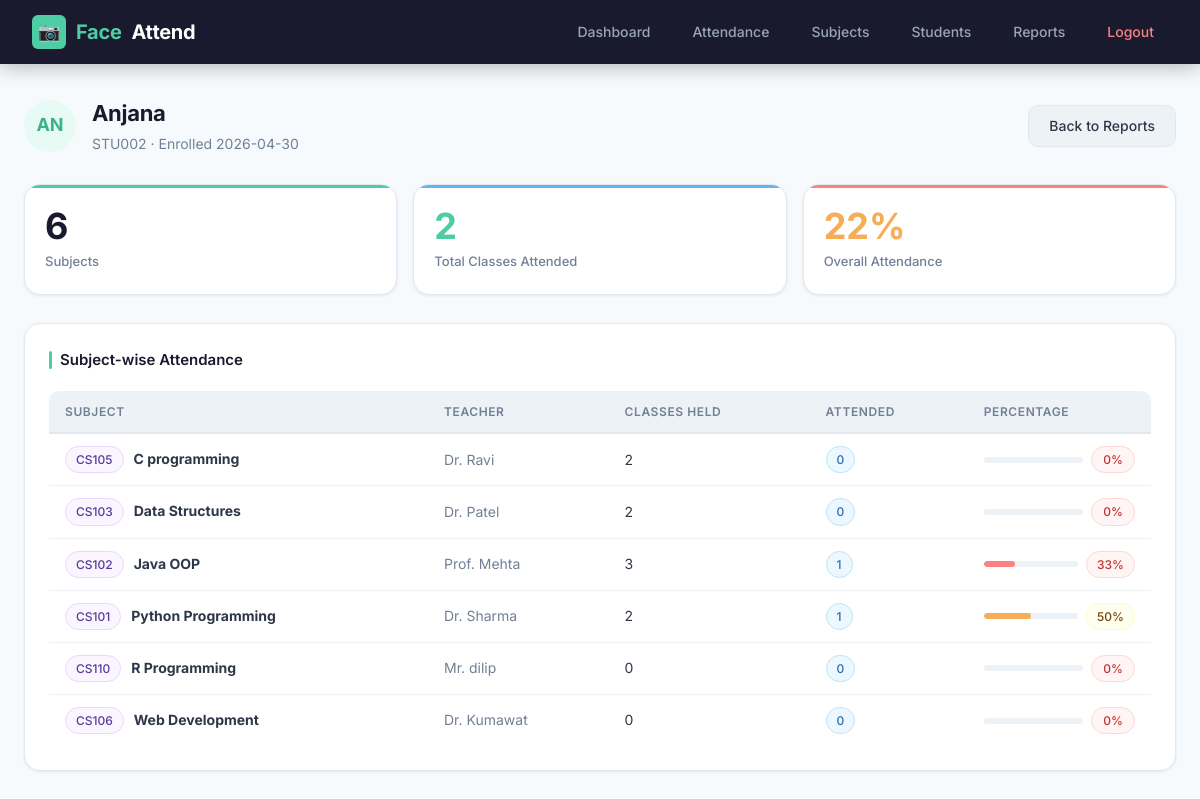
Screenshot of /student/STU002 (signed in) with the database file from the repository.
### tables this page shows
CREATE TABLE students (
            id          INTEGER PRIMARY KEY AUTOINCREMENT,
            name        TEXT    NOT NULL,
            student_id  TEXT    UNIQUE NOT NULL,
            enrolled_at TEXT    NOT NULL
        );

CREATE TABLE subjects (
            id            INTEGER PRIMARY KEY AUTOINCREMENT,
            subject_code  TEXT    UNIQUE NOT NULL,
            subject_name  TEXT    NOT NULL,
            teacher_name  TEXT    NOT NULL,
            created_at    TEXT    NOT NULL
        );

### app.py (the view)
@app.route("/student/<student_id>")
@login_required
def student_detail(student_id):
    from backend.database import get_student_by_id
    student = get_student_by_id(student_id)
    report  = get_student_subject_report(student_id)
    totals  = {r["subject_code"]: r["total_classes"]
               for r in get_total_classes_per_subject()}
    return render_template("student_detail.html",
                           student=student,
                           report=report,
                           totals=totals)

### app.py (called while the page is built)
def login_required(f):
    from functools import wraps
    @wraps(f)
    def decorated(*args, **kwargs):
        if "logged_in" not in session:
            return redirect(url_for("login"))
        return f(*args, **kwargs)
    return decorated

### backend/database.py (called while the page is built)
def get_connection():
    conn = sqlite3.connect(DB_PATH)
    conn.row_factory = sqlite3.Row
    return conn

def get_student_by_id(student_id):
    conn = get_connection()
    cursor = conn.cursor()
    cursor.execute("SELECT * FROM students WHERE student_id = ?", (student_id,))
    student = cursor.fetchone()
    conn.close()
    return student

def get_student_subject_report(student_id):
    conn = get_connection()
    cursor = conn.cursor()
    cursor.execute("""
        SELECT
            sub.subject_code,
            sub.subject_name,
            sub.teacher_name,
            COUNT(a.id) AS classes_attended
        FROM subjects sub
        LEFT JOIN attendance a
          ON sub.subject_code = a.subject_code
         AND a.student_id = ?
        GROUP BY sub.subject_code
        ORDER BY sub.subject_name
    """, (student_id,))
    report = cursor.fetchall()
    conn.close()
    return report

def get_total_classes_per_subject():
    conn = get_connection()
    cursor = conn.cursor()
    cursor.execute("""
        SELECT subject_code, subject_name, teacher_name,
               COUNT(DISTINCT date) AS total_classes
        FROM attendance
        GROUP BY subject_code
    """)
    data = cursor.fetchall()
    conn.close()
    return data

### templates/student_detail.html (shortened to what this page needs)
{% extends "base.html" %}
{% block content %}
<div class="page-header">
  <div style="display:flex;align-items:center;gap:1rem">
    <div class="student-avatar" style="width:52px;height:52px;font-size:18px">
      {{ student.name[:2].upper() }}
    </div>
    <div>
      <div class="page-title">{{ student.name }}</div>
      <div class="page-subtitle">{{ student.student_id }} &middot; Enrolled {{ student.enrolled_at[:10] }}</div>
    </div>
  </div>
  <a href="/reports" class="btn btn-secondary">Back to Reports</a>
</div>
<div class="stat-grid">
  {% set total_attended = report|sum(attribute='classes_attended') %}
  {% set total_classes  = totals.values()|sum %}
  <div class="stat-card">
    <div class="num">{{ report|length }}</div>
    <div class="label">Subjects</div>
  </div>
  <div class="stat-card">
    <div class="num" style="color:#4ecca3">{{ total_attended }}</div>
    <div class="label">Total Classes Attended</div>
  </div>
  <div class="stat-card">
    <div class="num" style="color:#f6ad55">
      {% if total_classes > 0 %}{{ ((total_attended / total_classes) * 100)|int }}%{% else %}—{% endif %}
    </div>
    <div class="label">Overall Attendance</div>
  </div>
</div>
<div class="card">
  <div class="card-title">Subject-wise Attendance</div>
  <div class="table-wrap">
  <table>
    <thead>
      <tr><th>Subject</th><th>Teacher</th><th>Classes Held</th><th>Attended</th><th>Percentage</th></tr>
    </thead>
    <tbody>
      {% for r in report %}
      {% set held = totals.get(r.subject_code, 0) %}
      {% set pct  = ((r.classes_attended / held * 100)|int) if held > 0 else 0 %}
      <tr>
        <td>
          <span class="badge badge-purple">{{ r.subject_code }}</span>
          <strong style="margin-left:6px">{{ r.subject_name }}</strong>
        </td>
        <td style="color:var(--text-muted)">{{ r.teacher_name }}</td>
        <td>{{ held }}</td>
        <td><span class="badge badge-blue">{{ r.classes_attended }}</span></td>
        <td>
          <div style="display:flex;align-items:center;gap:8px">
            <div style="flex:1;height:6px;background:var(--bg2);border-radius:3px;overflow:hidden">
              <div style="width:{{ pct }}%;height:100%;background:{% if pct >= 75 %}#48bb78{% elif pct >= 50 %}#f6ad55{% else %}#fc8181{% endif %};border-radius:3px"></div>
            </div>
            <span class="badge {% if pct >= 75 %}badge-green{% elif pct >= 50 %}badge-yellow{% else %}badge-red{% endif %}" style="min-width:44px;justify-content:center">
              {{ pct }}%
            </span>
          </div>
        </td>
      </tr>
      {% endfor %}
    </tbody>
  </table>
  </div>
</div>
{% endblock %}

### static/style.css (style rules this page uses)
*, *::before, *::after { margin: 0; padding: 0; box-sizing: border-box; }
:root { --primary: #4ecca3; --primary-dark: #38b28e; --primary-light: #e8faf4; --dark: #1a1a2e; --dark2: #16213e; --dark3: #0f3460; --text: #2d3748; --text-muted: #718096; --text-light: #a0aec0; --bg: #f7fafc; --bg2: #edf2f7; --white: #ffffff; --border: #e2e8f0; --shadow-sm: 0 1px 3px rgba(0,0,0,.08); --shadow: 0 4px 16px rgba(0,0,0,.08); --shadow-lg: 0 8px 32px rgba(0,0,0,.12); --radius-sm: 6px; --radius: 10px; --radius-lg: 16px; --radius-xl: 24px; --success: #48bb78; --danger: #fc8181; --warning: #f6ad55; --info: #63b3ed; }
html { scroll-behavior: smooth; }
body { font-family: 'Inter', 'Segoe UI', sans-serif; background: var(--bg); color: var(--text); min-height: 100vh; font-size: 15px; line-height: 1.6; }
.page-header { display: flex; align-items: center; justify-content: space-between; margin-bottom: 1.75rem; flex-wrap: wrap; gap: 1rem; }
.page-title { font-size: 22px; font-weight: 700; color: var(--dark); letter-spacing: -.3px; }
.page-subtitle { font-size: 14px; color: var(--text-muted); margin-top: 2px; }
.card { background: var(--white); border-radius: var(--radius-lg); padding: 1.5rem; box-shadow: var(--shadow-sm); border: 1px solid var(--border); margin-bottom: 1.5rem; transition: box-shadow .2s; }
.card-title { font-size: 15px; font-weight: 600; color: var(--dark); margin-bottom: 1.2rem; display: flex; align-items: center; gap: 8px; }
.card-title::before { content: ''; width: 3px; height: 18px; background: var(--primary); border-radius: 2px; display: inline-block; }
.stat-grid { display: grid; grid-template-columns: repeat(auto-fit, minmax(160px, 1fr)); gap: 1rem; margin-bottom: 1.75rem; }
.stat-card { background: var(--white); border-radius: var(--radius-lg); padding: 1.4rem 1.25rem; box-shadow: var(--shadow-sm); border: 1px solid var(--border); position: relative; overflow: hidden; transition: transform .18s, box-shadow .18s; }
.stat-card::after { content: ''; position: absolute; top: 0; left: 0; right: 0; height: 3px; border-radius: var(--radius-lg) var(--radius-lg) 0 0; }
.stat-card:nth-child(1)::after { background: var(--primary); }
.stat-card:nth-child(2)::after { background: var(--info); }
.stat-card:nth-child(3)::after { background: var(--danger); }
.stat-card .num { font-size: 36px; font-weight: 700; line-height: 1.1; margin-bottom: 4px; color: var(--dark); }
.stat-card .label { font-size: 13px; color: var(--text-muted); font-weight: 500; }
.btn { display: inline-flex; align-items: center; gap: 6px; padding: 9px 20px; border-radius: var(--radius); border: none; cursor: pointer; font-size: 14px; font-weight: 500; text-decoration: none; transition: all .18s; white-space: nowrap; font-family: inherit; }
.btn-secondary { background: var(--bg2); color: var(--text); border: 1px solid var(--border); }
.table-wrap { overflow-x: auto; border-radius: var(--radius); }
table { width: 100%; border-collapse: collapse; font-size: 14px; }
thead tr { background: var(--bg2); border-bottom: 2px solid var(--border); }
th { padding: 11px 16px; text-align: left; font-weight: 600; color: var(--text-muted); font-size: 12px; text-transform: uppercase; letter-spacing: .05em; white-space: nowrap; }
td { padding: 12px 16px; border-bottom: 1px solid var(--bg2); color: var(--text); vertical-align: middle; }
tbody tr { transition: background .12s; }
tbody tr:last-child td { border-bottom: none; }
.badge { display: inline-flex; align-items: center; gap: 4px; padding: 3px 10px; border-radius: 20px; font-size: 12px; font-weight: 500; white-space: nowrap; }
.badge-red { background: #fff5f5; color: #c53030; border: 1px solid #fed7d7; }
.badge-blue { background: #ebf8ff; color: #2b6cb0; border: 1px solid #bee3f8; }
.badge-yellow { background: #fffff0; color: #744210; border: 1px solid #fefcbf; }
.badge-purple { background: #faf5ff; color: #553c9a; border: 1px solid #e9d8fd; }
.student-avatar { width: 38px; height: 38px; border-radius: 50%; background: var(--primary-light); color: var(--primary-dark); display: inline-flex; align-items: center; justify-content: center; font-size: 13px; font-weight: 700; flex-shrink: 0; }

### rows the page displays
students: name "AN", name "Anjana", student_id "STU002", enrolled_at "2026-04-30"
subjects: subject_code "CS110", subject_name "R Programming", teacher_name "Mr. dilip", held "0", classes_attended "0", pct "0"
subjects: subject_code "CS106", subject_name "Web Development", teacher_name "Dr. Kumawat", held "0", classes_attended "0", pct "0"

### other values shown
{{ report|length }} "6"
{{ total_attended }} "2"
{{ ((total_attended / total_classes) * 100)|int }} "22"
{{ r.subject_code }} "CS105" "CS103" "CS102" "CS101"
{{ r.subject_name }} "C programming" "Data Structures" "Java OOP" "Python Programming"
{{ r.teacher_name }} "Dr. Ravi" "Dr. Patel" "Prof. Mehta" "Dr. Sharma"
{{ held }} "2" "2" "3" "2"
{{ r.classes_attended }} "0" "0" "1" "1"
{{ pct }} "0" "0" "33" "50"
